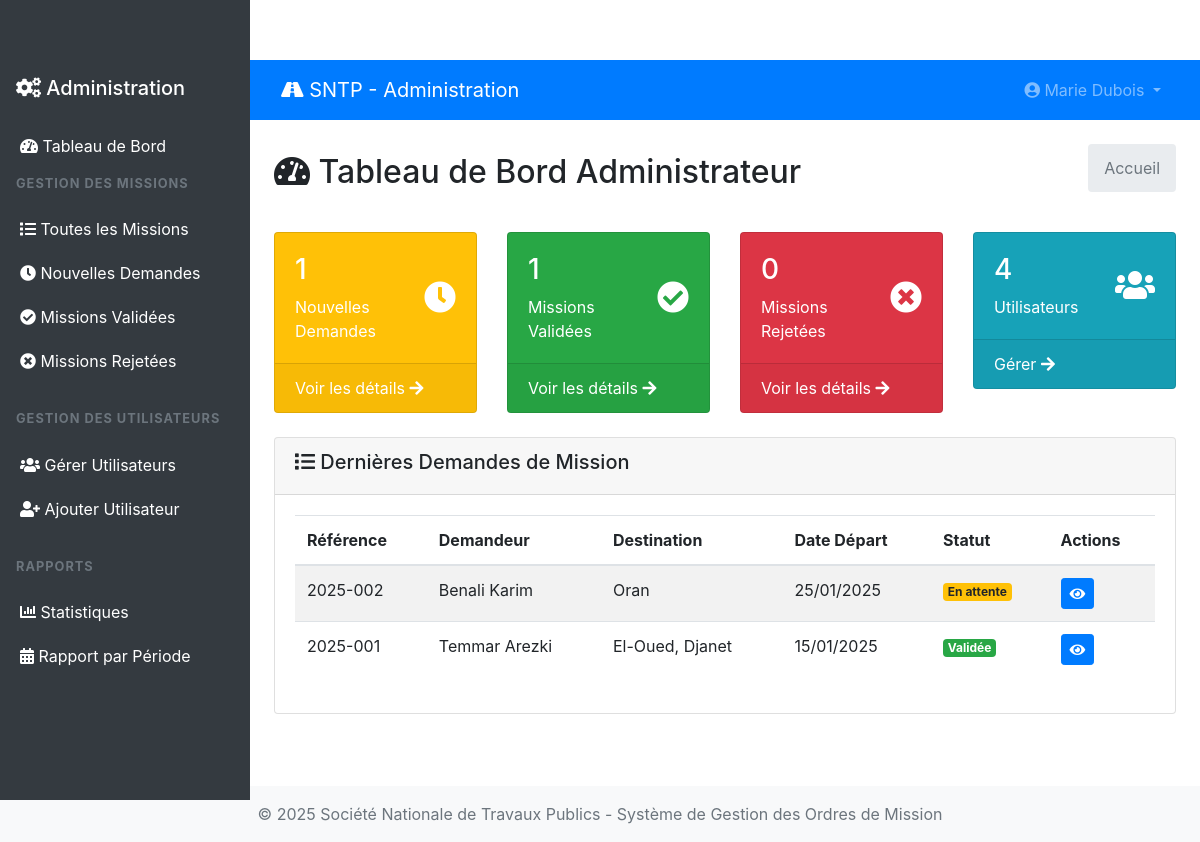
/admin/dashboard.php (signed in), run on an earlier commit of the app's database.
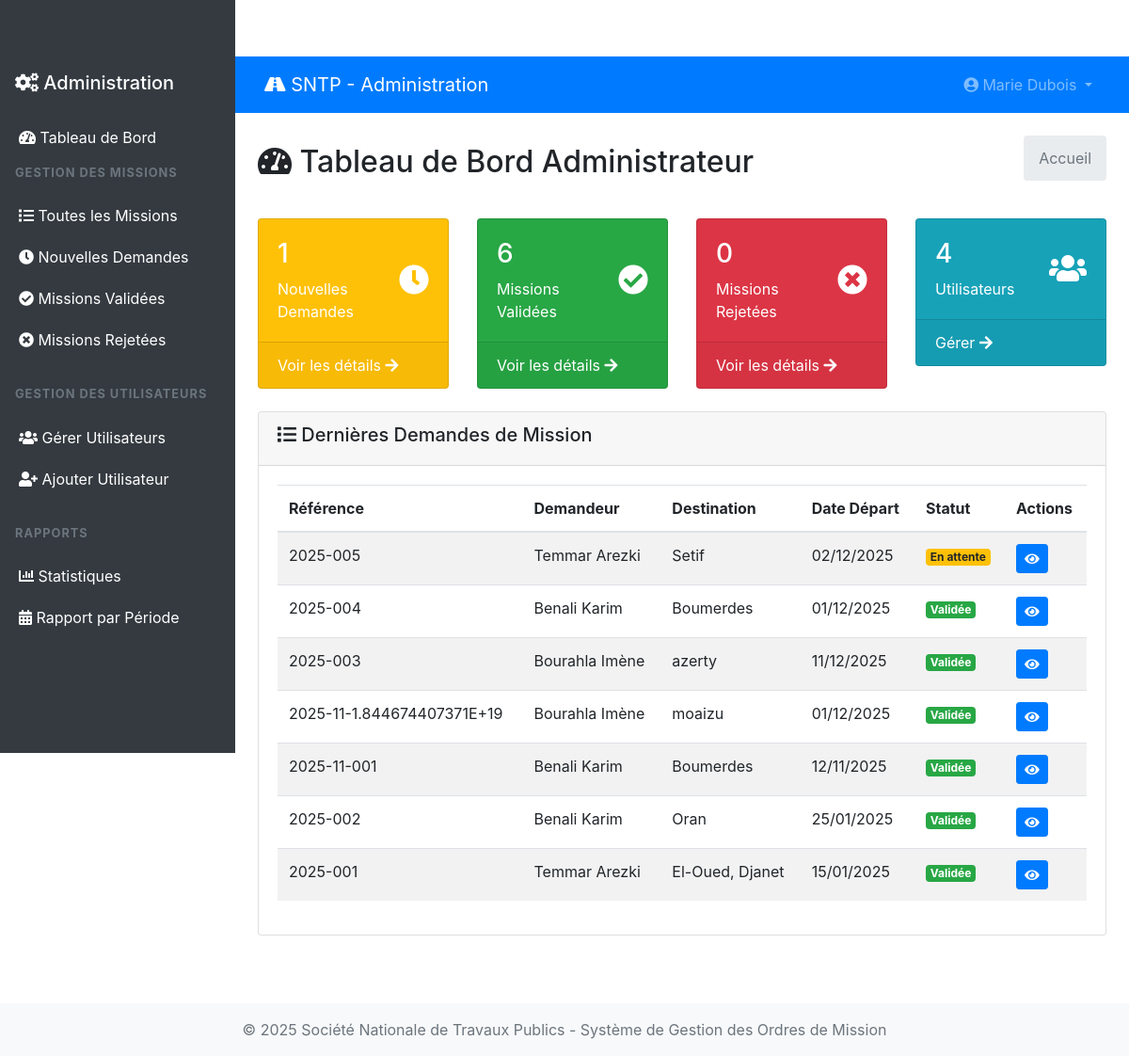
And on a later commit of the database.
### tables this page shows
CREATE TABLE `tblusers` (
  `ID` int(10) NOT NULL,
  `Nom` varchar(200) DEFAULT NULL,
  `Prenom` varchar(200) DEFAULT NULL,
  `Email` varchar(200) DEFAULT NULL,
  `Fonction` varchar(200) DEFAULT NULL,
  `Departement` varchar(200) DEFAULT NULL,
  `MobileNumber` bigint(10) DEFAULT NULL,
  `Password` varchar(200) NOT NULL,
  `Role` enum('admin','chef_departement','user') DEFAULT 'user',
  `RegDate` timestamp NULL DEFAULT current_timestamp(),
  `StampImage` varchar(255) DEFAULT NULL COMMENT 'Cachet officiel du chef',
  `StampDate` datetime DEFAULT NULL
);

CREATE TABLE `tblmissions` (
  `ID` int(10) NOT NULL,
  `UserID` int(5) NOT NULL,
  `SubmittedBy` int(5) DEFAULT NULL,
  `ReferenceNumber` varchar(50) DEFAULT NULL,
  `NomPrenom` varchar(400) DEFAULT NULL,
  `Fonction` varchar(200) DEFAULT NULL,
  `VilleDepart` varchar(200) DEFAULT NULL,
  `DateDepart` date DEFAULT NULL,
  `Destinations` text DEFAULT NULL,
  `ItineraireType` varchar(100) DEFAULT NULL,
  `MotifDeplacement` varchar(300) DEFAULT NULL,
  `MoyenTransport` varchar(200) DEFAULT NULL,
  `DateRetour` date DEFAULT NULL,
  `Observations` text DEFAULT NULL,
  `Status` enum('en_attente','validee','rejetee','en_cours') DEFAULT 'en_attente',
  `Remarque` text DEFAULT NULL,
  `ValidatedBy` int(5) DEFAULT NULL,
  `DateCreation` timestamp NULL DEFAULT current_timestamp(),
  `DateValidation` timestamp NULL DEFAULT NULL ON UPDATE current_timestamp(),
  `SignaturePath` varchar(255) DEFAULT NULL COMMENT 'Signature manuscrite lors de la validation',
  `StampPath` varchar(255) DEFAULT NULL COMMENT 'Cachet officiel utilisé'
);

### admin/dashboard.php (the view, shortened to what this page needs)
<?php
include('includes/dbconnection.php');
if (strlen($_SESSION['GMSaid']) == 0) {
    header('location:logout.php');
} else {
    $sql = "SELECT COUNT(*) as total FROM tblmissions WHERE Status='en_attente'";
    $query = $dbh->prepare($sql);
    $query->execute();
    $nouvelles = $query->fetch(PDO::FETCH_OBJ)->total;
    $sql = "SELECT COUNT(*) as total FROM tblmissions WHERE Status='validee'";
    $query = $dbh->prepare($sql);
    $query->execute();
    $validees = $query->fetch(PDO::FETCH_OBJ)->total;
    $sql = "SELECT COUNT(*) as total FROM tblmissions WHERE Status='rejetee'";
    $query = $dbh->prepare($sql);
    $query->execute();
    $rejetees = $query->fetch(PDO::FETCH_OBJ)->total;
    $sql = "SELECT COUNT(*) as total FROM tblusers";
    $query = $dbh->prepare($sql);
    $query->execute();
    $totalUsers = $query->fetch(PDO::FETCH_OBJ)->total;
?>
<!DOCTYPE html>
<html lang="fr">
<head>
    <link href="https://cdn.jsdelivr.net/npm/bootstrap@4.6.2/dist/css/bootstrap.min.css" rel="stylesheet">
    <link href="https://cdnjs.cloudflare.com/ajax/libs/font-awesome/5.15.4/css/all.min.css" rel="stylesheet">
</head>
<body>
    <?php include_once('includes/sidebar.php'); ?>
    <div class="main-content">
        <?php include_once('includes/header.php'); ?>
        <div class="container-fluid p-4">
            <div class="d-flex justify-content-between align-items-center mb-4">
                <h2><i class="fas fa-tachometer-alt"></i> Tableau de Bord Administrateur</h2>
                <nav aria-label="breadcrumb">
                    <ol class="breadcrumb">
                        <li class="breadcrumb-item active">Accueil</li>
                    </ol>
                </nav>
            </div>
            <div class="row mb-4">
                <div class="col-md-3">
                    <div class="card bg-warning text-white">
                        <div class="card-body">
                            <div class="d-flex justify-content-between">
                                <div>
                                    <h3><?php echo $nouvelles; ?></h3>
                                    <p class="mb-0">Nouvelles Demandes</p>
                                </div>
                                <div class="align-self-center">
                                    <i class="fas fa-clock fa-2x"></i>
                                </div>
                            </div>
                        </div>
                        <div class="card-footer">
                            <a href="new-missions.php" class="text-white">
                                Voir les détails <i class="fas fa-arrow-right"></i>
                            </a>
                        </div>
                    </div>
                </div>
                <div class="col-md-3">
                    <div class="card bg-success text-white">
                        <div class="card-body">
                            <div class="d-flex justify-content-between">
                                <div>
                                    <h3><?php echo $validees; ?></h3>
                                    <p class="mb-0">Missions Validées</p>
                                </div>
                                <div class="align-self-center">
                                    <i class="fas fa-check-circle fa-2x"></i>
                                </div>
                            </div>
                        </div>
                        <div class="card-footer">
                            <a href="validated-missions.php" class="text-white">
                                Voir les détails <i class="fas fa-arrow-right"></i>
                            </a>
                        </div>
                    </div>
                </div>
                <div class="col-md-3">
                    <div class="card bg-danger text-white">
                        <div class="card-body">
                            <div class="d-flex justify-content-between">
                                <div>
                                    <h3><?php echo $rejetees; ?></h3>
                                    <p class="mb-0">Missions Rejetées</p>
                                </div>
                                <div class="align-self-center">
                                    <i class="fas fa-times-circle fa-2x"></i>
                                </div>
                            </div>
                        </div>
                        <div class="card-footer">
                            <a href="rejected-missions.php" class="text-white">
                                Voir les détails <i class="fas fa-arrow-right"></i>
                            </a>
                        </div>
                    </div>
                </div>
                <div class="col-md-3">
                    <div class="card bg-info text-white">
                        <div class="card-body">
                            <div class="d-flex justify-content-between">
                                <div>
                                    <h3><?php echo $totalUsers; ?></h3>
                                    <p class="mb-0">Utilisateurs</p>
                                </div>
                                <div class="align-self-center">
                                    <i class="fas fa-users fa-2x"></i>
                                </div>
                            </div>
                        </div>
                        <div class="card-footer">
                            <a href="manage-users.php" class="text-white">
                                Gérer <i class="fas fa-arrow-right"></i>
                            </a>
                        </div>
                    </div>
                </div>
            </div>
            <div class="row">
                <div class="col-12">
                    <div class="card">
                        <div class="card-header">
                            <h5><i class="fas fa-list"></i> Dernières Demandes de Mission</h5>
                        </div>
                        <div class="card-body">
                            <div class="table-responsive">
                                <table class="table table-striped">
                                    <thead>
                                        <tr>
                                            <th>Référence</th>
                                            <th>Demandeur</th>
                                            <th>Destination</th>
                                            <th>Date Départ</th>
                                            <th>Statut</th>
                                            <th>Actions</th>
                                        </tr>
                                    </thead>
                                    <tbody>
                                        <?php
                                        $sql = "SELECT m.*, u.Nom, u.Prenom FROM tblmissions m
                                               JOIN tblusers u ON m.UserID = u.ID
                                               ORDER BY m.DateCreation DESC LIMIT 10";
                                        $query = $dbh->prepare($sql);
                                        $query->execute();
                                        $results = $query->fetchAll(PDO::FETCH_OBJ);
                                        if($query->rowCount() > 0) {
                                            foreach($results as $row) {
                                        ?>
                                        <tr>
                                            <td><?php echo htmlentities($row->ReferenceNumber); ?></td>
                                            <td><?php echo htmlentities($row->Nom . ' ' . $row->Prenom); ?></td>
                                            <td><?php echo htmlentities($row->Destinations); ?></td>
                                            <td><?php echo date('d/m/Y', strtotime($row->DateDepart)); ?></td>
                                            <td>
                                                <?php if($row->Status == 'en_attente') { ?>
                                                    <span class="badge badge-warning">En attente</span>
                                                <?php } elseif($row->Status == 'validee') { ?>
                                                    <span class="badge badge-success">Validée</span>
                                                <?php } else { ?>
                                                    <span class="badge badge-danger">Rejetée</span>
                                                <?php } ?>
                                            </td>
                                            <td>
                                                <a href="view-mission-detail.php?viewid=<?php echo $row->ID; ?>"
                                                   class="btn btn-sm btn-primary">
                                                    <i class="fas fa-eye"></i>
                                                </a>
                                            </td>
                                        </tr>
                                        <?php }} ?>
                                    </tbody>
                                </table>
                            </div>
                        </div>
                    </div>
                </div>
            </div>
        </div>
    </div>
    <?php include_once('includes/footer.php'); ?>
</body>
</html>
<?php } ?>

### admin/includes/sidebar.php (shortened to what this page needs)
<div class="sidebar bg-dark text-white">
    <div class="sidebar-header p-3">
        <h5><i class="fas fa-cogs"></i> Administration</h5>
    </div>
    <nav class="nav flex-column">
        <a class="nav-link text-white" href="dashboard.php">
            <i class="fas fa-tachometer-alt"></i> Tableau de Bord
        </a>
        <div class="nav-section">
            <h6 class="nav-header text-muted px-3 py-2">GESTION DES MISSIONS</h6>
            <a class="nav-link text-white" href="all-missions.php">
                <i class="fas fa-list"></i> Toutes les Missions
            </a>
            <a class="nav-link text-white" href="new-missions.php">
                <i class="fas fa-clock"></i> Nouvelles Demandes
            </a>
            <a class="nav-link text-white" href="validated-missions.php">
                <i class="fas fa-check-circle"></i> Missions Validées
            </a>
            <a class="nav-link text-white" href="rejected-missions.php">
                <i class="fas fa-times-circle"></i> Missions Rejetées
            </a>
        </div>
        <div class="nav-section">
            <h6 class="nav-header text-muted px-3 py-2">GESTION DES UTILISATEURS</h6>
            <a class="nav-link text-white" href="manage-users.php">
                <i class="fas fa-users"></i> Gérer Utilisateurs
            </a>
            <a class="nav-link text-white" href="add-user.php">
                <i class="fas fa-user-plus"></i> Ajouter Utilisateur
            </a>
        </div>
        <div class="nav-section">
            <h6 class="nav-header text-muted px-3 py-2">RAPPORTS</h6>
            <a class="nav-link text-white" href="reports.php">
                <i class="fas fa-chart-bar"></i> Statistiques
            </a>
            <a class="nav-link text-white" href="between-dates-report.php">
                <i class="fas fa-calendar-alt"></i> Rapport par Période
            </a>
        </div>
    </nav>
</div>

### admin/includes/header.php (shortened to what this page needs)
<nav class="navbar navbar-expand-lg navbar-dark bg-primary">
    <div class="container-fluid">
        <a class="navbar-brand" href="dashboard.php">
            <i class="fas fa-road"></i> SNTP - Administration
        </a>
        <div class="collapse navbar-collapse" id="navbarNav">
            <ul class="navbar-nav ml-auto">
                <li class="nav-item dropdown">
                    <a class="nav-link dropdown-toggle" href="#" id="navbarDropdown" role="button" data-toggle="dropdown">
                        <i class="fas fa-user-circle"></i>
                        <?php
                        $aid = $_SESSION['GMSaid'];
                        $sql = "SELECT Nom,Prenom FROM tblusers WHERE ID=:aid";
                        $query = $dbh->prepare($sql);
                        $query->bindParam(':aid',$aid,PDO::PARAM_STR);
                        $query->execute();
                        $result = $query->fetch(PDO::FETCH_OBJ);
                        echo htmlentities($result->Prenom . ' ' . $result->Nom);
                        ?>
                    </a>
                </li>
            </ul>
        </div>
    </div>
</nav>

### admin/includes/footer.php (shortened to what this page needs)
<footer class="bg-light text-center py-3 mt-5">
    <div class="container">
        <p class="text-muted mb-0">
            &copy; <?php echo date('Y'); ?> Société Nationale de Travaux Publics - Système de Gestion des Ordres de Mission
        </p>
    </div>
</footer>

### admin/includes/sidebar.php (style rules this page uses)
.sidebar { min-height: 100vh; width: 250px; position: fixed; top: 0; left: 0; z-index: 100; padding-top: 60px; }
.main-content { margin-left: 250px; padding-top: 60px; }
.nav-section { margin-bottom: 20px; }
.nav-header { font-size: 0.8rem; font-weight: bold; letter-spacing: 1px; }
.nav-link { padding: 10px 20px; border-radius: 0; transition: background-color 0.3s; }

What changed in the data, as far as the page shows it:
added tblmissions: ReferenceNumber "2025-005", UserID.Prenom "Temmar Arezki", Destinations "Setif", DateDepart "02/12/2025", Status "En attente"
added tblmissions: ReferenceNumber "2025-004", UserID.Prenom "Benali Karim", Destinations "Boumerdes", DateDepart "01/12/2025", Status "Validée"
added tblmissions: ReferenceNumber "2025-003", UserID.Prenom "Bourahla Imène", Destinations "azerty", DateDepart "11/12/2025", Status "Validée"
added tblmissions: ReferenceNumber "2025-11-1.844674407371E+19", UserID.Prenom "Bourahla Imène", Destinations "moaizu", DateDepart "01/12/2025", Status "Validée"
added tblmissions: ReferenceNumber "2025-11-001", UserID.Prenom "Benali Karim", Destinations "Boumerdes", DateDepart "12/11/2025", Status "Validée"
changed tblmissions "Oran": Status "En attente" → "Validée"
Also different on the page:
$validees: "1" → "6"
